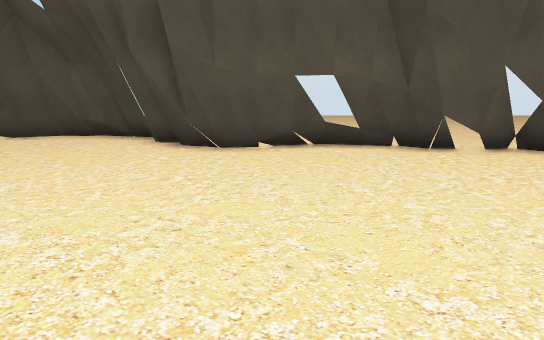
[1] (above)

12 first-person views from a walk through a Unity game level. The camera is 1.2 m above the floor, tilts 10° down and sees 70° across. The floor is counted in squares, 1 m on a side. Each view is taken from the middle of a square. On the plan, view 1 faces up. The plan holds only what a view shows up to about 15 squares ahead; the rest is blank. The place goes on beyond the plan. Some surface patterns are stand-ins.

[2]
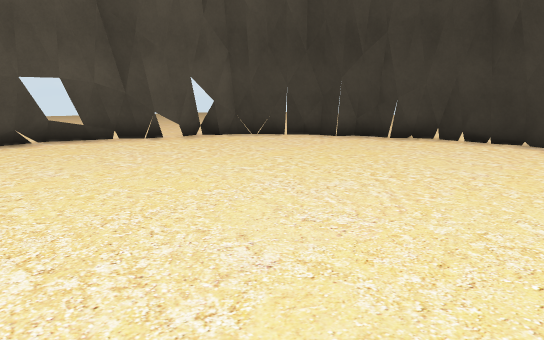

[3]
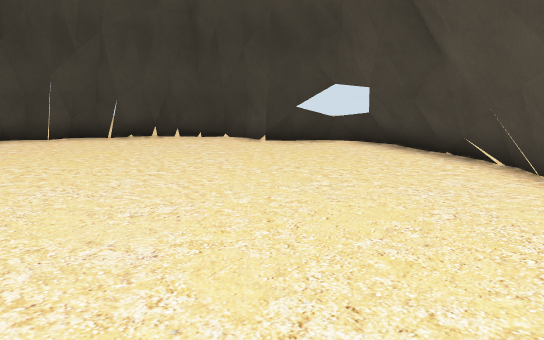

[4]
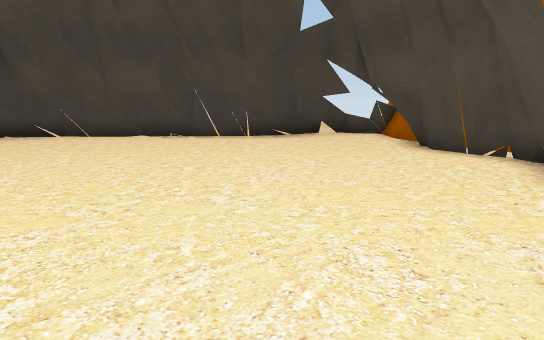

[5]
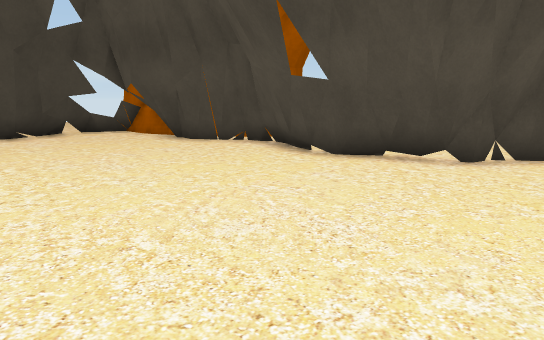

[6]
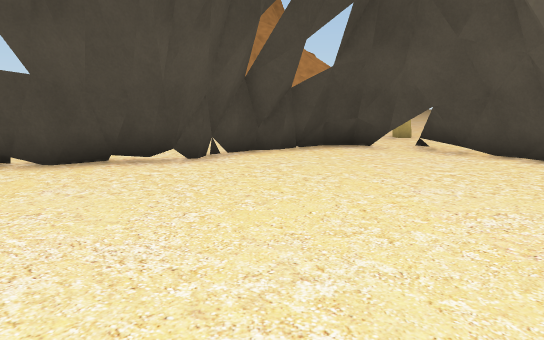

[7]
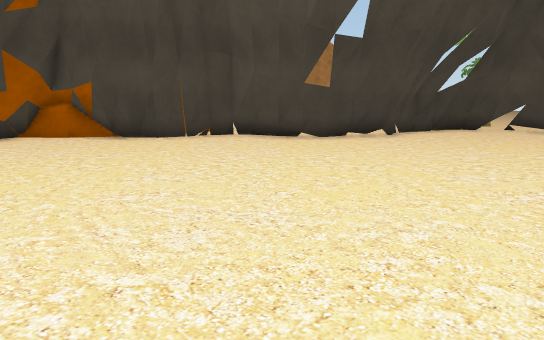

[8]
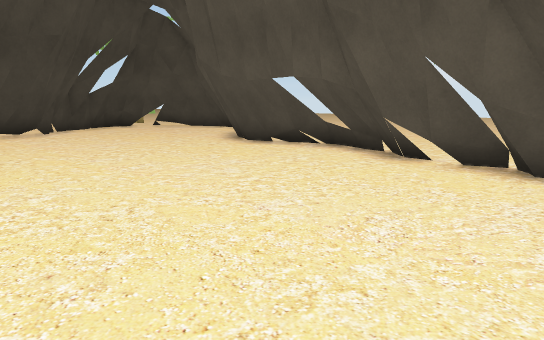

[9]
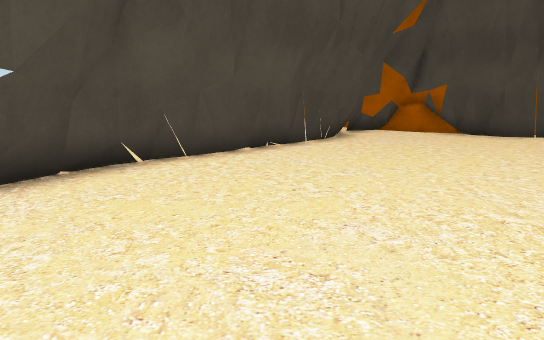

[10]
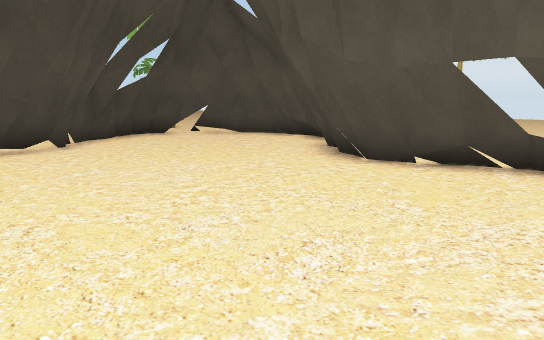

[11]
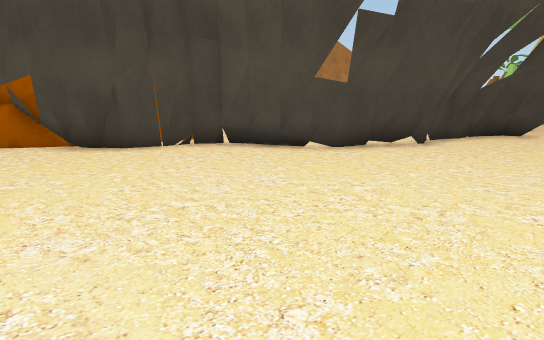

[12]
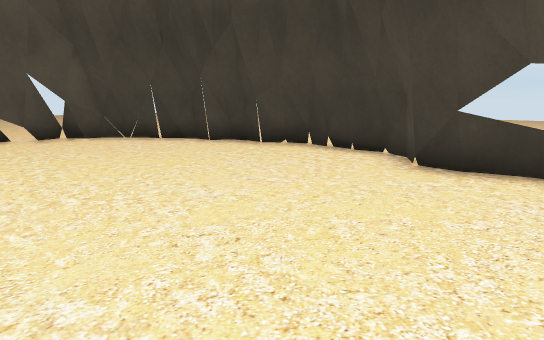

### Floor plan
Key: @ floor where view 1 was taken; # wall or solid block; x gap in a wall; . floor; = window, fence, low wall or low ledge; ^ raised ledge; T thing the floor can be seen under or through.
Columns run from 11 left of view 1 to 10 right of it. Each row starts with its distance up from view 1.
 14    ==..
 13  .#####=        ...
 12 .=#...##   .. .....
 11 .##....##...==.....
 10 .#......#######=.=
  9 .#...........##TTT#=
  8  ##...............##
  7  .##...............##
  6  ..##...............#
  5   .=#...............#=
  4    .#...............#=
  3    .#...............##
  2    =#................#
  1    ##................#
  0    #.......@.........#
 -1   ###..............##
 -2   ####.............#=
 -3    ###............#^^
 -4    ###...........##=.
 -5    #^x..#########=.
 -6    #=^##===..  ...
 -7    #===.

Where each view was taken, in squares from view 1:
view 1: 0 up, 0 right, facing up
view 2: 2 down, 2 left, facing up-right
view 3: 1 down, 3 left, facing right
view 4: 8 up, 3 left, facing down
view 5: 9 up, 0 right, facing down-left
view 6: 8 up, 0 right, facing left
view 7: 2 up, 6 right, facing left
view 8: 2 up, 8 right, facing up-left
view 9: 2 up, 8 right, facing down-left
view 10: 3 up, 3 right, facing up-left
view 11: 2 up, 3 right, facing left
view 12: 4 down, 2 right, facing up-right
